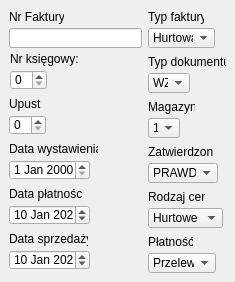
              <widget class="QFrame" name="frame_4">
               <widget class="QLabel" name="discountLabel">
                <property name="geometry">
                 <rect>
                  <x>9</x>
                  <y>96</y>
                  <width>32</width>
                  <height>16</height>
                 </rect>
                </property>
                <property name="text">
                 <string>Upust:</string>
                </property>
               </widget>
               <widget class="QSpinBox" name="discountSpinBox">
                <property name="geometry">
                 <rect>
                  <x>9</x>
                  <y>115</y>
                  <width>37</width>
                  <height>20</height>
                 </rect>
                </property>
               </widget>
               <widget class="QLabel" name="invoiceGenerationDateLabel">
                <property name="geometry">
                 <rect>
                  <x>9</x>
                  <y>141</y>
                  <width>89</width>
                  <height>16</height>
                 </rect>
                </property>
                <property name="text">
                 <string>Data wystawienia:</string>
                </property>
               </widget>
               <widget class="QDateEdit" name="invoiceGenerationDateEdit">
                <property name="geometry">
                 <rect>
                  <x>9</x>
                  <y>160</y>
                  <width>81</width>
                  <height>20</height>
                 </rect>
                </property>
               </widget>
               <widget class="QLabel" name="invoiceGenerationDateLabel_2">
                <property name="geometry">
                 <rect>
                  <x>9</x>
                  <y>186</y>
                  <width>73</width>
                  <height>16</height>
                 </rect>
                </property>
                <property name="text">
                 <string>Data płatności:</string>
                </property>
               </widget>
               <widget class="QDateEdit" name="invoicePaymentDateEdit">
                <property name="geometry">
                 <rect>
                  <x>9</x>
                  <y>205</y>
                  <width>81</width>
                  <height>20</height>
                 </rect>
                </property>
                <property name="date">
                 <date>
                  <year>2020</year>
                  <month>1</month>
                  <day>10</day>
                 </date>
                </property>
               </widget>
               <widget class="QLineEdit" name="invoiceNumberEdit">
                <property name="geometry">
                 <rect>
                  <x>9</x>
                  <y>28</y>
                  <width>133</width>
                  <height>20</height>
                 </rect>
                </property>
               </widget>
               <widget class="QLabel" name="invoiceNumberLabel">
                <property name="geometry">
                 <rect>
                  <x>9</x>
                  <y>9</y>
                  <width>55</width>
                  <height>16</height>
                 </rect>
                </property>
                <property name="text">
                 <string>Nr Faktury:</string>
                </property>
               </widget>
               <widget class="QLabel" name="invoiceSaleDateLabel_3">
                <property name="geometry">
                 <rect>
                  <x>9</x>
                  <y>231</y>
                  <width>79</width>
                  <height>16</height>
                 </rect>
                </property>
                <property name="text">
                 <string>Data sprzedaży:</string>
                </property>
               </widget>
               <widget class="QDateEdit" name="invoiceSaleDateEdit_2">
                <property name="geometry">
                 <rect>
                  <x>9</x>
                  <y>250</y>
                  <width>81</width>
                  <height>20</height>
                 </rect>
                </property>
                <property name="date">
                 <date>
                  <year>2020</year>
                  <month>1</month>
                  <day>10</day>
                 </date>
                </property>
               </widget>
               <widget class="QLabel" name="invoicTypeLabel_2">
                <property name="geometry">
                 <rect>
                  <x>148</x>
                  <y>9</y>
                  <width>56</width>
                  <height>16</height>
                 </rect>
                </property>
                <property name="text">
                 <string>Typ faktury</string>
                </property>
               </widget>
               <widget class="QComboBox" name="invoiceTypeComboBox">
                <property name="geometry">
                 <rect>
                  <x>148</x>
                  <y>28</y>
                  <width>67</width>
                  <height>20</height>
                 </rect>
                </property>
                <item>
                 <property name="text">
                  <string>Hurtowa</string>
                 </property>
                </item>
                <item>
                 <property name="text">
                  <string>Detaliczna</string>
                 </property>
                </item>
                <item>
                 <property name="text">
                  <string>Paragon</string>
                 </property>
                </item>
                <item>
                 <property name="text">
                  <string>Kupna</string>
                 </property>
                </item>
               </widget>
               <widget class="QLabel" name="invoicTypeLabel_3">
                <property name="geometry">
                 <rect>
                  <x>148</x>
                  <y>54</y>
                  <width>78</width>
                  <height>16</height>
                 </rect>
                </property>
                <property name="text">
                 <string>Typ dokumentu:</string>
                </property>
               </widget>
               <widget class="QComboBox" name="invoiceTypeComboBox_2">
                <property name="geometry">
                 <rect>
                  <x>148</x>
                  <y>73</y>
                  <width>42</width>
                  <height>20</height>
                 </rect>
                </property>
                <item>
                 <property name="text">
                  <string>WZ</string>
                 </property>
                </item>
                <item>
                 <property name="text">
                  <string>PZ</string>
                 </property>
                </item>
                <item>
                 <property name="text">
                  <string>MZ</string>
                 </property>
                </item>
               </widget>
               <widget class="QLabel" name="warehouseSelectLabel_4">
                <property name="geometry">
                 <rect>
                  <x>148</x>
                  <y>99</y>
                  <width>47</width>
                  <height>16</height>
                 </rect>
                </property>
                <property name="text">
                 <string>Magazyn:</string>
                </property>
               </widget>
               <widget class="QComboBox" name="warehouseSelectComboBox_3">
                <property name="geometry">
                 <rect>
                  <x>148</x>
                  <y>118</y>
                  <width>32</width>
                  <height>20</height>
                 </rect>
                </property>
                <item>
                 <property name="text">
                  <string>1</string>
                 </property>
                </item>
                <item>
                 <property name="text">
                  <string>2</string>
                 </property>
                </item>
                <item>
                 <property name="text">
                  <string>3</string>
                 </property>
                </item>
               </widget>
               <widget class="QLabel" name="warehouseSelectLabel_5">
                <property name="geometry">
                 <rect>
                  <x>148</x>
                  <y>144</y>
                  <width>65</width>
                  <height>16</height>
                 </rect>
                </property>
                <property name="text">
                 <string>Zatwierdzone</string>
                </property>
               </widget>
               <widget class="QComboBox" name="warehouseSelectComboBox_4">
                <property name="geometry">
                 <rect>
                  <x>148</x>
                  <y>163</y>
                  <width>70</width>
                  <height>20</height>
                 </rect>
                </property>
                <item>
                 <property name="text">
                  <string>PRAWDA</string>
                 </property>
                </item>
                <item>
                 <property name="text">
                  <string>FAŁSZ</string>
                 </property>
                </item>
               </widget>
               <widget class="QLabel" name="priceTypeLabel">
                <property name="geometry">
                 <rect>
                  <x>148</x>
                  <y>189</y>
                  <width>57</width>
                  <height>16</height>
                 </rect>
                </property>
                <property name="text">
                 <string>Rodzaj cen:</string>
                </property>
               </widget>
               <widget class="QComboBox" name="priceTypeComboBox">
                <property name="geometry">
                 <rect>
                  <x>148</x>
                  <y>208</y>
                  <width>75</width>
                  <height>20</height>
                 </rect>
                </property>
                <item>
                 <property name="text">
                  <string>Hurtowe</string>
                 </property>
                </item>
                <item>
                 <property name="text">
                  <string>Detaliczne</string>
                 </property>
                </item>
               </widget>
               <widget class="QComboBox" name="paymentComboBox">
                <property name="geometry">
                 <rect>
                  <x>148</x>
                  <y>253</y>
                  <width>68</width>
                  <height>20</height>
                 </rect>
                </property>
                <item>
                 <property name="text">
                  <string>Przelew</string>
                 </property>
                </item>
                <item>
                 <property name="text">
                  <string>Gotówka</string>
                 </property>
                </item>
                <item>
                 <property name="text">
                  <string>Rabat</string>
                 </property>
                </item>
               </widget>
               <widget class="QLabel" name="paymentLabel">
                <property name="geometry">
                 <rect>
                  <x>148</x>
                  <y>234</y>
                  <width>45</width>
                  <height>16</height>
                 </rect>
                </property>
                <property name="text">
                 <string>Płatność:</string>
                </property>
               </widget>
               <widget class="QLabel" name="discountLabel_3">
                <property name="geometry">
                 <rect>
                  <x>10</x>
                  <y>51</y>
                  <width>71</width>
                  <height>16</height>
                 </rect>
                </property>
                <property name="text">
                 <string>Nr księgowy:</string>
                </property>
               </widget>
               <widget class="QSpinBox" name="accountingNumberSpinBox">
                <property name="geometry">
                 <rect>
                  <x>10</x>
                  <y>70</y>
                  <width>37</width>
                  <height>20</height>
                 </rect>
                </property>
               </widget>
              </widget>
